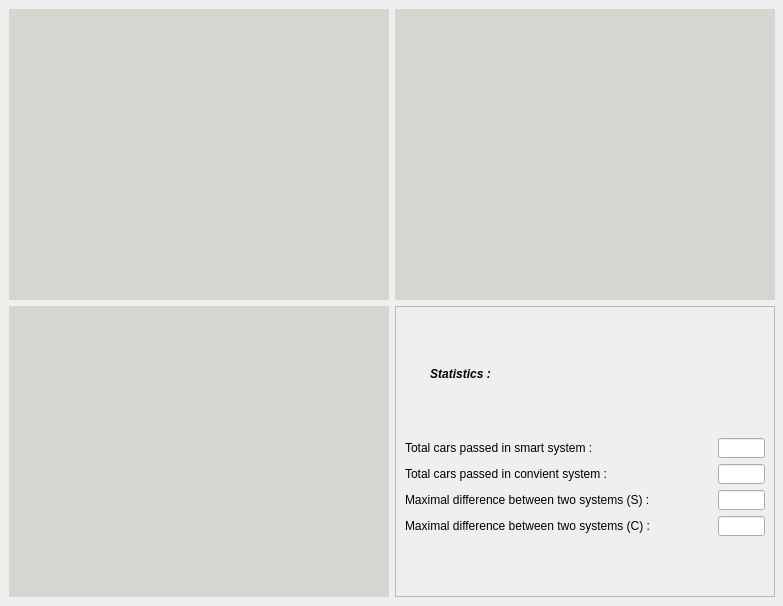
<?xml version="1.0" encoding="UTF-8"?>
<ui version="4.0">
 <class>DataLogger</class>
 <widget class="QWidget" name="DataLogger">
  <property name="geometry">
   <rect>
    <x>0</x>
    <y>0</y>
    <width>783</width>
    <height>606</height>
   </rect>
  </property>
  <property name="minimumSize">
   <size>
    <width>783</width>
    <height>606</height>
   </size>
  </property>
  <property name="maximumSize">
   <size>
    <width>783</width>
    <height>606</height>
   </size>
  </property>
  <property name="windowTitle">
   <string>Form</string>
  </property>
  <widget class="QCustomPlot" name="smartGraph" native="true">
   <property name="geometry">
    <rect>
     <x>9</x>
     <y>9</y>
     <width>380</width>
     <height>291</height>
    </rect>
   </property>
   <property name="styleSheet">
    <string notr="true">background-color: rgb(211, 215, 207);</string>
   </property>
  </widget>
  <widget class="QCustomPlot" name="convientGraph" native="true">
   <property name="geometry">
    <rect>
     <x>395</x>
     <y>9</y>
     <width>380</width>
     <height>291</height>
    </rect>
   </property>
   <property name="styleSheet">
    <string notr="true">background-color: rgb(211, 215, 207);</string>
   </property>
  </widget>
  <widget class="QCustomPlot" name="differenceGraph" native="true">
   <property name="geometry">
    <rect>
     <x>9</x>
     <y>306</y>
     <width>380</width>
     <height>291</height>
    </rect>
   </property>
   <property name="styleSheet">
    <string notr="true">background-color: rgb(211, 215, 207);</string>
   </property>
  </widget>
  <widget class="QFrame" name="frame">
   <property name="geometry">
    <rect>
     <x>395</x>
     <y>306</y>
     <width>380</width>
     <height>291</height>
    </rect>
   </property>
   <property name="layoutDirection">
    <enum>Qt::LeftToRight</enum>
   </property>
   <property name="frameShape">
    <enum>QFrame::StyledPanel</enum>
   </property>
   <property name="frameShadow">
    <enum>QFrame::Raised</enum>
   </property>
   <layout class="QGridLayout" name="gridLayout">
    <item row="0" column="0">
     <widget class="QLabel" name="label">
      <property name="sizePolicy">
       <sizepolicy hsizetype="Preferred" vsizetype="Preferred">
        <horstretch>0</horstretch>
        <verstretch>0</verstretch>
       </sizepolicy>
      </property>
      <property name="maximumSize">
       <size>
        <width>111</width>
        <height>16</height>
       </size>
      </property>
      <property name="font">
       <font>
        <weight>75</weight>
        <italic>true</italic>
        <bold>true</bold>
       </font>
      </property>
      <property name="text">
       <string>Statistics :</string>
      </property>
      <property name="alignment">
       <set>Qt::AlignCenter</set>
      </property>
     </widget>
    </item>
    <item row="1" column="0">
     <layout class="QHBoxLayout" name="horizontalLayout">
      <item>
       <layout class="QVBoxLayout" name="verticalLayout">
        <item>
         <widget class="QLabel" name="label_2">
          <property name="minimumSize">
           <size>
            <width>270</width>
            <height>20</height>
           </size>
          </property>
          <property name="text">
           <string>Total cars passed in smart system :</string>
          </property>
         </widget>
        </item>
        <item>
         <widget class="QLabel" name="label_3">
          <property name="minimumSize">
           <size>
            <width>270</width>
            <height>20</height>
           </size>
          </property>
          <property name="text">
           <string>Total cars passed in convient system :</string>
          </property>
         </widget>
        </item>
        <item>
         <widget class="QLabel" name="label_6">
          <property name="text">
           <string>Maximal difference between two systems (S) :</string>
          </property>
         </widget>
        </item>
        <item>
         <widget class="QLabel" name="label_7">
          <property name="text">
           <string>Maximal difference between two systems (C) :</string>
          </property>
         </widget>
        </item>
       </layout>
      </item>
      <item>
       <spacer name="horizontalSpacer">
        <property name="orientation">
         <enum>Qt::Horizontal</enum>
        </property>
        <property name="sizeHint" stdset="0">
         <size>
          <width>40</width>
          <height>20</height>
         </size>
        </property>
       </spacer>
      </item>
      <item>
       <layout class="QVBoxLayout" name="verticalLayout_2">
        <property name="spacing">
         <number>6</number>
        </property>
        <item>
         <widget class="QLineEdit" name="lTotalCarsInSmart">
          <property name="maximumSize">
           <size>
            <width>50</width>
            <height>20</height>
           </size>
          </property>
          <property name="readOnly">
           <bool>true</bool>
          </property>
         </widget>
        </item>
        <item>
         <widget class="QLineEdit" name="lTotalCarsInConvient">
          <property name="maximumSize">
           <size>
            <width>50</width>
            <height>20</height>
           </size>
          </property>
          <property name="readOnly">
           <bool>true</bool>
          </property>
         </widget>
        </item>
        <item>
         <widget class="QLineEdit" name="lMaxDifferenceSmart">
          <property name="maximumSize">
           <size>
            <width>50</width>
            <height>20</height>
           </size>
          </property>
          <property name="readOnly">
           <bool>true</bool>
          </property>
         </widget>
        </item>
        <item>
         <widget class="QLineEdit" name="lMaxDifferenceConv">
          <property name="maximumSize">
           <size>
            <width>50</width>
            <height>20</height>
           </size>
          </property>
          <property name="readOnly">
           <bool>true</bool>
          </property>
         </widget>
        </item>
       </layout>
      </item>
     </layout>
    </item>
   </layout>
  </widget>
 </widget>
 <customwidgets>
  <customwidget>
   <class>QCustomPlot</class>
   <extends>QWidget</extends>
   <header>qcustomplot.hpp</header>
   <container>1</container>
  </customwidget>
 </customwidgets>
 <resources/>
 <connections/>
</ui>
